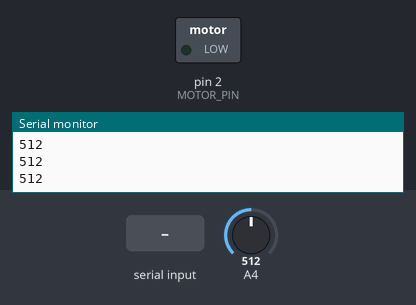
A sketch run on a simulated Arduino Mega 2560, built with avr-gcc and run on an emulated ATmega2560. On the bench: switched loads named in the sketch (green lamp = pin HIGH), the last lines printed to the serial monitor. Dashed ring = blinking. The inputs (shaded band) are chosen by the test bench; at power-on: A4 = 512.

Above: at 1.7 s.
1.8 s: "BUZZ\n" received over Serial
At 2.2 s:
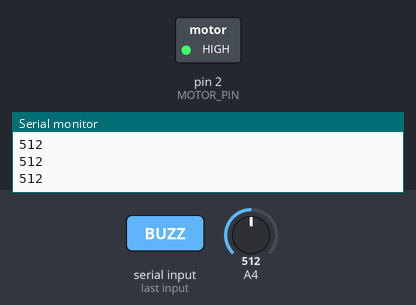
Timing chart, 0 to 10.8 s (numbered marks = the images above; inputs shaded):
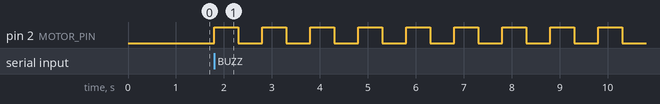

Measured:
- after the input at 1.8 s, pin 2 (MOTOR_PIN): alternates HIGH for 0.50 s and LOW for 0.50 s, starting at once

The sketch:

onhacks2026.ino
```cpp
 // --- PIN DEFINITIONS ---
const int FSR_PIN = 36;
const int MOTOR_PIN = 2;

// --- SETTINGS ---
const int PRESSURE_THRESHOLD = 500;
const unsigned long SAMPLE_INTERVAL_MS = 250;
const unsigned long VIBRATE_MS = 500;
const unsigned long REST_MS = 500;
const unsigned long BREAK_DURATION_MS = 5000;

// --- STATE TRACKING ---
unsigned long lastSampleTime = 0;
unsigned long lastMotorToggle = 0;
unsigned long belowThresholdStart = 0;

bool vibrationActive = false;
bool motorOn = false;
bool belowThresholdTiming = false;

String commandBuffer = "";

void setup() {
  Serial.begin(115200);

  pinMode(MOTOR_PIN, OUTPUT);
  digitalWrite(MOTOR_PIN, LOW);

  delay(500);
}

void loop() {
  unsigned long now = millis();

  // 1. READ PRESSURE SENSOR
  static int pressure = 0;

  if (now - lastSampleTime >= SAMPLE_INTERVAL_MS) {
    lastSampleTime = now;

    pressure = analogRead(FSR_PIN);

    // Send pressure to Python
    Serial.println(pressure);
  }

  // 2. RECEIVE COMMANDS FROM PYTHON
  while (Serial.available() > 0) {
    char incoming = Serial.read();

    if (incoming == '\n') {
      commandBuffer.trim();

      if (commandBuffer == "BUZZ" && !vibrationActive) {
        vibrationActive = true;
        motorOn = true;

        digitalWrite(MOTOR_PIN, HIGH);
        lastMotorToggle = now;
      }

      commandBuffer = "";
    }
    else if (incoming != '\r') {
      commandBuffer += incoming;
    }
  }

  // 3. DETECT WHEN USER STANDS UP
  if (pressure < PRESSURE_THRESHOLD) {

    if (!belowThresholdTiming) {
      belowThresholdTiming = true;
      belowThresholdStart = now;
    }

    // Stop vibration after 5 continuous seconds
    if (vibrationActive &&
        now - belowThresholdStart >= BREAK_DURATION_MS) {

      vibrationActive = false;
      motorOn = false;

      digitalWrite(MOTOR_PIN, LOW);
    }

  } else {
    // User sat down again; reset break timer
    belowThresholdTiming = false;
  }

  // 4. REPEATING VIBRATION PATTERN
  if (vibrationActive) {

    unsigned long interval = motorOn ? VIBRATE_MS : REST_MS;

    if (now - lastMotorToggle >= interval) {

      motorOn = !motorOn;

      digitalWrite(MOTOR_PIN, motorOn ? HIGH : LOW);

      lastMotorToggle = now;
    }
  }
}
```
